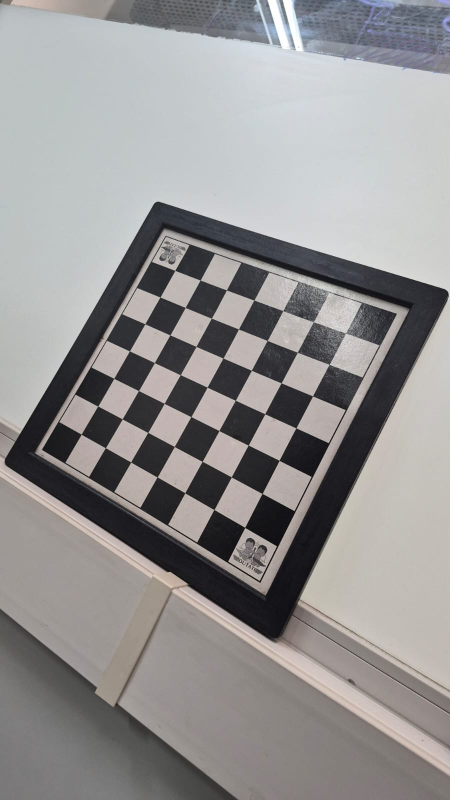
#> input picture data/tabuleiro0.jpeg, 900 x 1600 px (shown at 1/2 size); its folder holds only this picture in this run
$ python projeta_pontos.py
#> lines starting #> are read from the running program, lines starting #| are printed output that depends on the picture; after the words box and inside, x2 and y2 are one past the last pixel; in counts of white or black regions, pixels touching at a corner belong together; long printed decimals are rounded
import cv2
from pathlib import Path
import numpy as np

BOARD_SIZE = (7, 7)
SQUARE_SIZE = 32.0

def get_object_points():

    objp = np.zeros(
        (BOARD_SIZE[0] * BOARD_SIZE[1], 3),
        dtype=np.float32
    )

    objp[:, :2] = np.mgrid[
        0:BOARD_SIZE[0],
        0:BOARD_SIZE[1]
    ].T.reshape(-1, 2)

    objp *= SQUARE_SIZE

    return objp


input_dir = Path("./data")

obj_points = []
img_points = []

for image_path in input_dir.iterdir():

    image = cv2.imread(str(image_path))
#> image is the input picture: shape (1600, 900, 3); mean B, G, R 146.9, 146.9, 148.4

    if image is None:
        print(f"Erro ao carregar imagem. {image_path}")
        continue

    gray_image = cv2.cvtColor(image, cv2.COLOR_BGR2GRAY)

    found, corners = cv2.findChessboardCorners(gray_image, BOARD_SIZE)
#> found = True; corners = 49 rows, first 8: [350.1, 541.3], [400.8, 560.7], [453.3, 580.5], [507.9, 601.1], [566, 621.4], [627.3, 644.2], [691.5, 666.6], [320.5, 594.5]

    if not found:
        print(f"Tabuleiro não encontrado em: {image_path}")
        continue

    # Refina cantos
    criteria = (cv2.TERM_CRITERIA_EPS + cv2.TERM_CRITERIA_MAX_ITER, 30, 0.001)
    corners_refined = cv2.cornerSubPix(gray_image, corners, (11, 11), (-1, -1), criteria)
#> corners_refined = 49 rows, first 8: [350.2, 541.3], [400.7, 560.5], [453.4, 580.4], [508.3, 600.6], [566.4, 621.8], [626.9, 644.2], [691.4, 666.9], [320.5, 594.6]

    obj_points.append(get_object_points())
    img_points.append(corners_refined)

image_size = gray_image.shape[::-1]
#> image_size = (900, 1600)
rms, K, dist, rvecs, tvecs = cv2.calibrateCamera(obj_points, img_points, image_size, None, None)
#> rms = 0.257; K = [[968.8, 0, 458.1], [0, 968.9, 814.9], [0, 0, 1]]; dist = [[0.165, 1.06, -0.0168, -0.0141, -14.45]]; rvecs = ([-0.223, 0.374, 0.461],); tvecs = ([-55.03, -140.3, 512.4],)

print("Número de imagens:", len(img_points))
#| Número de imagens: 1
print("RMS:", rms)
#| RMS: 0.2568
print("K:\n", K)
#| K:
#|  [[968.797   0.         458.121]
#|  [  0.         968.895 814.892]
#|  [  0.           0.           1.        ]]
print("Distorção:", dist)
#| Distorção: [[ 1.64547077e-01  1.05930896e+00 -1.67896988e-02 -1.41095058e-02
#|   -1.44451073e+01]]

width, height = image_size
#> width = 900; height = 1600

new_k, roi = cv2.getOptimalNewCameraMatrix(K, dist, image_size, 1, image_size)
#> new_k = [[309.9, 0, 531.6], [0, 968.9, 814.9], [0, 0, 1]]; roi = (385, 0, 288, 1599)
undistorted = cv2.undistort(image, K, dist, None, new_k)
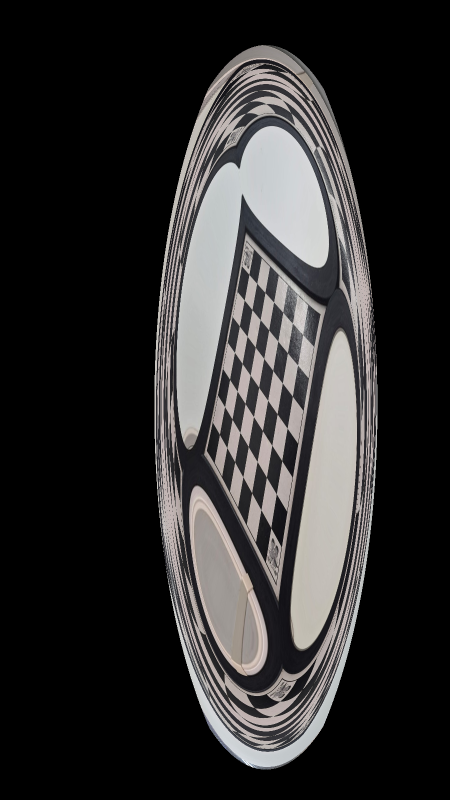
#> undistorted: shape (1600, 900, 3) (shown at 1/2 size); mean B, G, R 45.9, 46, 47.1

print("Coeficientes de Distorção: ", dist)
#| Coeficientes de Distorção:  [[ 1.64547077e-01  1.05930896e+00 -1.67896988e-02 -1.41095058e-02
#|   -1.44451073e+01]]

comparison = np.hstack((image, undistorted))
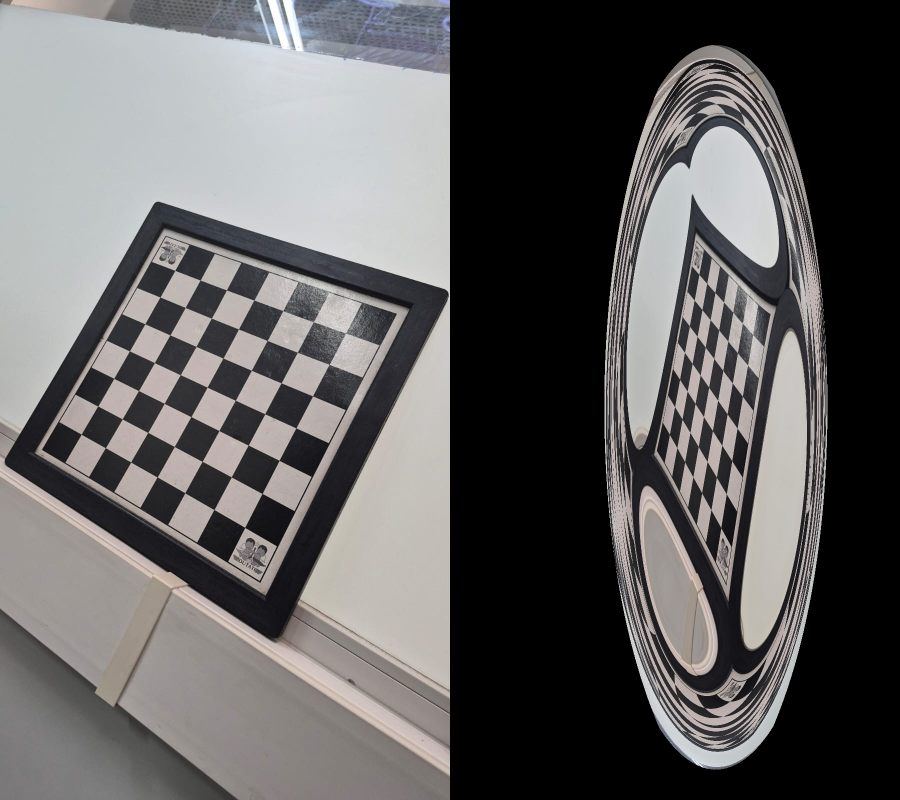
#> comparison: shape (1600, 1800, 3) (shown at 1/2 size); mean B, G, R 96.4, 96.4, 97.8

cv2.namedWindow("Original | Corrigida ", cv2.WINDOW_NORMAL)
cv2.resizeWindow("Original | Corrigida ", 1200, 600)

cv2.imshow("Original | Corrigida ", comparison)
cv2.waitKey(0)

print("image_size:", image_size)
#| image_size: (900, 1600)
print("Centro esperado:", image_size[0] / 2, image_size[1] / 2)
#| Centro esperado: 450.0 800.0
print("Centro estimado:", K[0, 2], K[1, 2])
#| Centro estimado: 458.121 814.892

canvas = np.zeros(
    (image_size[1], image_size[0], 3),
    dtype=np.uint8
)

for corners in img_points:
    for corner in corners:
        x, y = corner.ravel()

        cv2.circle(
            canvas,
            (int(x), int(y)),
            3,
            (255, 255, 255),
            -1
        )
#> this loop made 1 pass
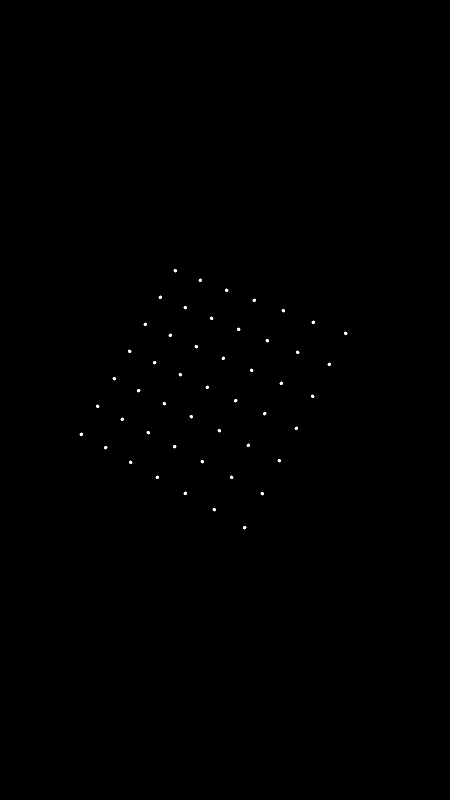
#> canvas: shape (1600, 900, 3) (shown at 1/2 size); 0.1% white; 49 white regions, largest, box (x1, y1, x2, y2) and area: (347, 538, 354, 545) 29, (397, 557, 404, 564) 29, (450, 577, 457, 584) 29

cv2.namedWindow("Distribuicao dos pontos", cv2.WINDOW_NORMAL)
cv2.resizeWindow("Distribuicao dos pontos", 600, 800)

cv2.imshow("Distribuicao dos pontos", canvas)
cv2.waitKey(0)
